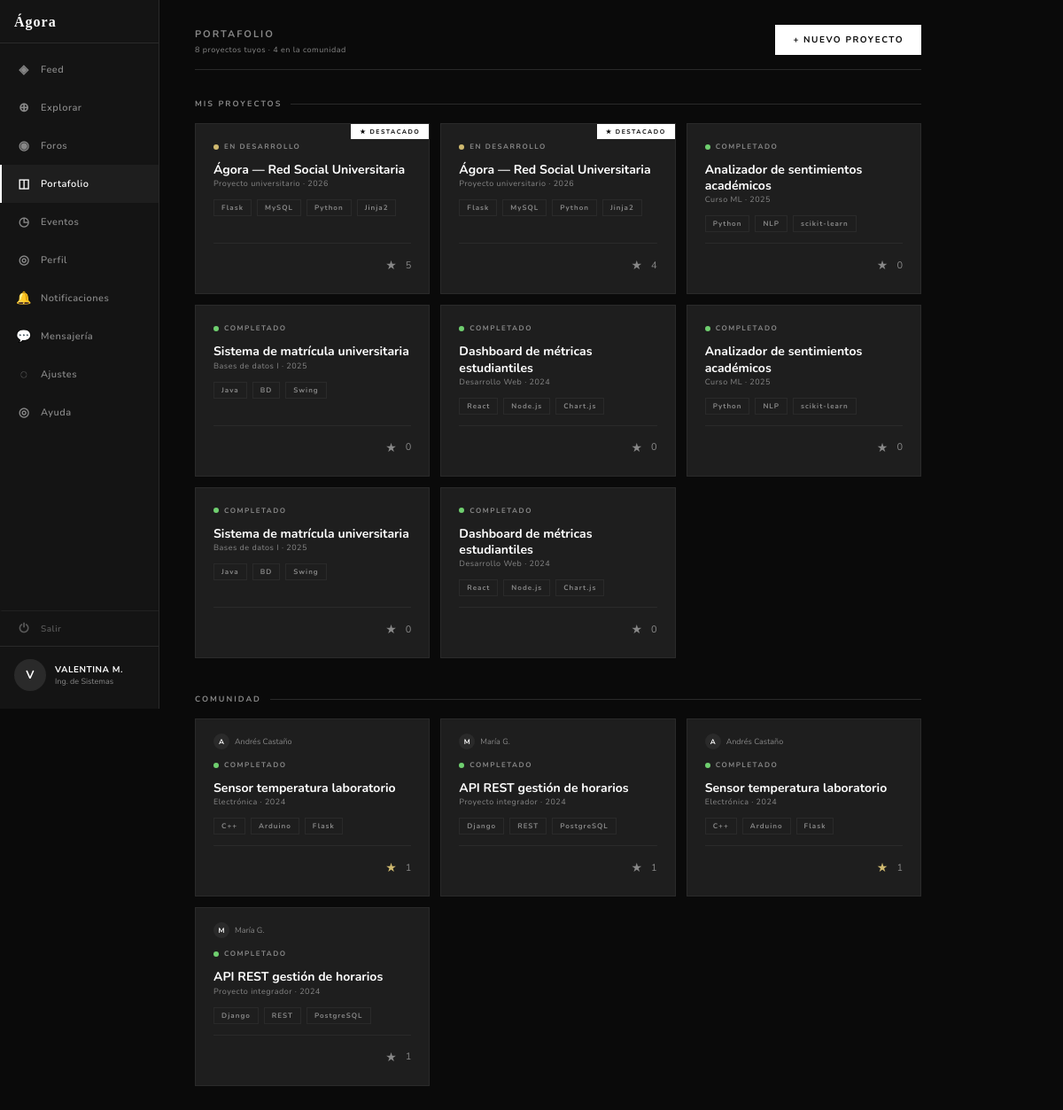
The app's page /portafolio (signed in) with its own data.
### tables this page shows
CREATE TABLE usuarios (
    id           INTEGER PRIMARY KEY AUTOINCREMENT,
    nombre       TEXT    NOT NULL,
    correo       TEXT    NOT NULL UNIQUE,
    password     TEXT    NOT NULL,
    carrera      TEXT,
    universidad  TEXT,
    semestre     INTEGER,
    bio          TEXT,
    avatar_url   TEXT,
    rol          TEXT    NOT NULL DEFAULT 'estudiante',
                         -- 'estudiante' | 'moderador' | 'admin'
    verificado   INTEGER NOT NULL DEFAULT 0,   -- 1 = verificado
    activo       INTEGER NOT NULL DEFAULT 1,   -- 0 = suspendido/baneado
    creado_en    DATETIME DEFAULT CURRENT_TIMESTAMP
);

CREATE TABLE proyectos (
    id           INTEGER PRIMARY KEY AUTOINCREMENT,
    autor_id     INTEGER NOT NULL REFERENCES usuarios(id) ON DELETE CASCADE,
    titulo       TEXT    NOT NULL,
    descripcion  TEXT,
    tecnologias  TEXT,   -- JSON: ["Python","Flask","MySQL"]
    materia      TEXT,   -- Ej: "Bases de Datos I · 2025"
    estado       TEXT    NOT NULL DEFAULT 'en_desarrollo',
                         -- 'en_desarrollo' | 'completado' | 'pausado'
    fecha_inicio DATE,
    fecha_fin    DATE,
    imagen_url   TEXT,
    repo_url     TEXT,
    demo_url     TEXT,
    destacado    INTEGER NOT NULL DEFAULT 0,   -- 1 = destacado en perfil
    creado_en    DATETIME DEFAULT CURRENT_TIMESTAMP
);

### app.py (the view)
@app.route('/portafolio')
@login_required
def portafolio():
    user_id = session['user_id']
    conn    = get_db()
    cur     = conn.cursor()
    cur.execute("""
        SELECT p.*,
               (SELECT COUNT(*) FROM aplausos_proyecto a WHERE a.proyecto_id = p.id) AS total_aplausos,
               (SELECT 1 FROM aplausos_proyecto a WHERE a.proyecto_id = p.id AND a.usuario_id = ?) AS yo_aplaudí
        FROM proyectos p
        WHERE p.autor_id = ?
        ORDER BY p.destacado DESC, p.creado_en DESC
    """, (user_id, user_id))
    mis = []
    for f in cur.fetchall():
        d = dict(f); d['tecnologias_lista'] = _parse_techs(d.get('tecnologias')); mis.append(d)
    cur.execute("""
        SELECT p.*, u.nombre AS autor_nombre,
               (SELECT COUNT(*) FROM aplausos_proyecto a WHERE a.proyecto_id = p.id) AS total_aplausos,
               (SELECT 1 FROM aplausos_proyecto a WHERE a.proyecto_id = p.id AND a.usuario_id = ?) AS yo_aplaudí
        FROM proyectos p JOIN usuarios u ON u.id = p.autor_id
        WHERE p.autor_id != ?
        ORDER BY total_aplausos DESC, p.creado_en DESC
        LIMIT 20
    """, (user_id, user_id))
    todos = []
    for f in cur.fetchall():
        d = dict(f); d['tecnologias_lista'] = _parse_techs(d.get('tecnologias')); todos.append(d)
    conn.close()
    return render_template('portafolio/lista.html', mis_proyectos=mis, todos_proyectos=todos)

### app.py (called while the page is built)
def get_db():
    conn = sqlite3.connect(DB)
    conn.row_factory = sqlite3.Row
    return conn

def login_required(f):
    from functools import wraps
    @wraps(f)
    def decorated(*args, **kwargs):
        if not session.get('user_id'):
            return redirect(url_for('login'))
        return f(*args, **kwargs)
    return decorated

def _parse_techs(texto):
    if not texto:
        return []
    texto = texto.strip()
    if texto.startswith('['):
        try:
            return json.loads(texto)
        except Exception:
            pass
    return [t.strip() for t in texto.split(',') if t.strip()]

### templates/portafolio/lista.html (shortened to what this page needs)
{% extends "compartidos/base.html" %}
{% block content %}
<div class="port-layout">
  {% set pagina_activa = 'portafolio' %}
  {% include 'compartidos/sidebar.html' %}
  <main class="port-main">
    <div class="port-header">
      <div>
        <div class="port-titulo">Portafolio</div>
        <div class="port-sub">{{ mis_proyectos|length }} proyecto{{ 's' if mis_proyectos|length != 1 else '' }} tuyos · {{ todos_proyectos|length }} en la comunidad</div>
      </div>
      <button class="btn-primary"
              onclick="document.getElementById('modal-nuevo-proy').classList.add('visible')">
        + Nuevo proyecto
      </button>
    </div>
    {% if mis_proyectos %}
      <div class="seccion-label">Mis proyectos</div>
      <div class="proyectos-grid">
        {% for p in mis_proyectos %}
        <div class="proy-card">
          {% if p.destacado %}
            <span class="proy-destacado-badge">★ Destacado</span>
          {% endif %}
          <div class="proy-estado">
            <span class="proy-estado-dot {{ p.estado }}"></span>
            {{ p.estado | replace('_', ' ') | capitalize }}
          </div>
          <div>
            <div class="proy-titulo">{{ p.titulo }}</div>
            {% if p.materia %}
              <div class="proy-materia">{{ p.materia }}</div>
            {% endif %}
          </div>
          {% if p.tecnologias_lista %}
            <div class="proy-techs">
              {% for t in p.tecnologias_lista %}
                <span class="proy-tech">{{ t }}</span>
              {% endfor %}
            </div>
          {% endif %}
          <div class="proy-footer">
            <div class="proy-aplausos">
              <button class="aplauso-btn {% if p.yo_aplaudí %}activo{% endif %}"
                      onclick="aplaudir({{ p.id }}, this)"
                      title="Aplaudir proyecto">
                ★
              </button>
              <span id="aplausos-{{ p.id }}">{{ p.total_aplausos }}</span>
            </div>
          </div>
        </div>
        {% endfor %}
      </div>
    {% endif %}
    {% if todos_proyectos %}
      <div class="seccion-label" style="margin-top:40px;">Comunidad</div>
      <div class="proyectos-grid">
        {% for p in todos_proyectos %}
        <div class="proy-card">
          <div class="proy-autor">
            <div class="proy-autor-avatar">{{ p.autor_nombre[0].upper() }}</div>
            {{ p.autor_nombre }}
          </div>
          <div class="proy-estado">
            <span class="proy-estado-dot {{ p.estado }}"></span>
            {{ p.estado | replace('_', ' ') | capitalize }}
          </div>
          <div>
            <div class="proy-titulo">{{ p.titulo }}</div>
            {% if p.materia %}
              <div class="proy-materia">{{ p.materia }}</div>
            {% endif %}
          </div>
          {% if p.tecnologias_lista %}
            <div class="proy-techs">
              {% for t in p.tecnologias_lista %}
                <span class="proy-tech">{{ t }}</span>
              {% endfor %}
            </div>
          {% endif %}
          <div class="proy-footer">
            <div class="proy-aplausos">
              <button class="aplauso-btn {% if p.yo_aplaudí %}activo{% endif %}"
                      onclick="aplaudir({{ p.id }}, this)">★</button>
              <span id="aplausos-{{ p.id }}">{{ p.total_aplausos }}</span>
            </div>
          </div>
        </div>
        {% endfor %}
      </div>
    {% endif %}
  </main>
</div>
{% endblock %}

### templates/compartidos/sidebar.html (shortened to what this page needs)
<aside class="sidebar">
  <div class="sidebar-top">
    <div class="sidebar-logo">Ágora</div>
    <nav class="sidebar-nav">
      <a class="nav-item {% if pagina_activa == 'feed' %}active{% endif %}"
         href="{{ url_for('feed') }}">
        <span class="nav-icon">◈</span> Feed
      </a>
      <a class="nav-item {% if pagina_activa == 'explorar' %}active{% endif %}"
         href="{{ url_for('explorar') }}">
        <span class="nav-icon">⊕</span> Explorar
      </a>
      <a class="nav-item {% if pagina_activa == 'foros' %}active{% endif %}"
         href="{{ url_for('foros') }}">
        <span class="nav-icon">◉</span> Foros
      </a>
      <a class="nav-item {% if pagina_activa == 'portafolio' %}active{% endif %}"
         href="{{ url_for('portafolio') }}">
        <span class="nav-icon">◫</span> Portafolio
      </a>
      <a class="nav-item {% if pagina_activa == 'eventos' %}active{% endif %}"
         href="{{ url_for('eventos') }}">
        <span class="nav-icon">◷</span> Eventos
      </a>
      <a class="nav-item {% if pagina_activa == 'perfil' %}active{% endif %}"
         href="{{ url_for('perfil') }}">
        <span class="nav-icon">◎</span> Perfil
      </a>
      <a class="nav-item {% if pagina_activa == 'notificaciones' %}active{% endif %}"
         href="{{ url_for('notificaciones') }}"
         id="nav-notificaciones" style="position:relative;">
        <span class="nav-icon">🔔</span> Notificaciones
      </a>
      <a class="nav-item {% if pagina_activa == 'mensajes' %}active{% endif %}"
         href="{{ url_for('mensajes') }}"
         id="nav-mensajes" style="position:relative;">
        <span class="nav-icon">💬</span> Mensajería
      </a>
      <a class="nav-item {% if pagina_activa == 'ajustes' %}active{% endif %}"
         href="{{ url_for('ajustes') }}">
        <span class="nav-icon">◌</span> Ajustes
      </a>
      <a class="nav-item {% if pagina_activa == 'ayuda' %}active{% endif %}"
         href="{{ url_for('ayuda') }}">
        <span class="nav-icon">◎</span> Ayuda
      </a>
    </nav>
  </div>
  <div class="sidebar-bottom">
    <a class="sidebar-logout" href="{{ url_for('logout') }}"
       onclick="return confirm('¿Cerrar sesión?')">
      <span class="nav-icon">⏻</span> Salir
    </a>
      <div class="sidebar-user">
      <div class="user-avatar">{{ session.nombre[0].upper() }}</div>
      <div class="user-info">
        <div class="user-name">{{ session.nombre.upper() }}</div>
        <div class="user-carrera">{{ session.carrera }}</div>
      </div>
    </div>
  </div>
</aside>

### static/css/style.css (style rules this page uses)
:root { --fondo: #0A0A0A; --panel: #141414; --superficie: #1E1E1E; --borde: #2A2A2A; --texto: #FFFFFF; --texto-dim: #888888; --acento: #FFFFFF; --acento-txt: #0A0A0A; --fuente-body: 'Nunito', sans-serif; --fuente-display: Georgia, serif; }
*, *::before, *::after { box-sizing: border-box; margin: 0; padding: 0; }
body { font-family: var(--fuente-body); background: var(--fondo); color: var(--texto); min-height: 100vh; }
a { text-decoration: none; color: inherit; }
.btn-primary { display: inline-flex; align-items: center; justify-content: center; padding: 10px 20px; background: var(--acento); color: var(--acento-txt); font-family: var(--fuente-body); font-size: 10px; font-weight: 700; letter-spacing: 1.5px; text-transform: uppercase; border: none; border-radius: 0; cursor: pointer; transition: opacity 0.15s, transform 0.12s; text-decoration: none; }
.sidebar { width: 180px; min-width: 180px; height: 100vh; background: var(--panel); border-right: 1px solid var(--borde); display: flex; flex-direction: column; justify-content: space-between; padding: 16px 0 20px; position: sticky; top: 0; overflow-y: auto; flex-shrink: 0; }
.sidebar-top { display: flex; flex-direction: column; }
.sidebar-logo { font-family: var(--fuente-display); font-size: 16px; font-weight: bold; color: var(--texto); letter-spacing: 1px; padding: 0 16px 14px; border-bottom: 1px solid var(--borde); margin-bottom: 8px; }
.sidebar-nav { display: flex; flex-direction: column; }
.nav-item { display: flex; align-items: center; gap: 10px; padding: 12px 16px; font-size: 11px; font-weight: 600; letter-spacing: 0.5px; color: var(--texto-dim); cursor: pointer; transition: background 0.12s, color 0.12s; text-decoration: none; border-left: 2px solid transparent; }
.nav-item.active { background: var(--superficie); color: var(--texto); border-left-color: var(--texto); }
.nav-icon { font-size: 14px; width: 18px; text-align: center; flex-shrink: 0; }
.sidebar-bottom { display: flex; flex-direction: column; }
.sidebar-logout { display: flex; align-items: center; gap: 10px; padding: 10px 16px; font-size: 10px; font-weight: 600; letter-spacing: 0.5px; color: var(--texto-dim); text-decoration: none; border-top: 1px solid var(--borde); border-left: 2px solid transparent; transition: background 0.12s, color 0.12s; opacity: 0.6; }
.sidebar-user { padding: 14px 16px 0; border-top: 1px solid var(--borde); display: flex; align-items: center; gap: 10px; }
.user-avatar { width: 36px; height: 36px; border-radius: 50%; background: var(--borde); display: flex; align-items: center; justify-content: center; font-size: 13px; font-weight: 700; color: var(--texto); flex-shrink: 0; }
.user-info { min-width: 0; }
.user-name { font-size: 10px; font-weight: 700; color: var(--texto); letter-spacing: 0.5px; white-space: nowrap; overflow: hidden; text-overflow: ellipsis; }
.user-carrera { font-size: 9px; color: var(--texto-dim); white-space: nowrap; overflow: hidden; text-overflow: ellipsis; }

### records on screen
usuarios: carrera "Ing. de Sistemas"
proyectos: destacado "★ DESTACADO", estado "EN DESARROLLO", titulo "Ágora — Red Social Universitaria", materia "Proyecto universitario · 2026", tecnologias_lista "Flask" "MySQL" "Python" "Jinja2", total_aplausos "5"
proyectos: destacado "★ DESTACADO", estado "EN DESARROLLO", titulo "Ágora — Red Social Universitaria", materia "Proyecto universitario · 2026", tecnologias_lista "Flask" "MySQL" "Python" "Jinja2", total_aplausos "4"
proyectos: estado "COMPLETADO", titulo "Analizador de sentimientos académicos", materia "Curso ML · 2025", tecnologias_lista "Python" "NLP" "scikit-learn", total_aplausos "0"
proyectos: estado "COMPLETADO", titulo "Sistema de matrícula universitaria", materia "Bases de datos I · 2025", tecnologias_lista "Java" "BD" "Swing", total_aplausos "0"
proyectos: estado "COMPLETADO", titulo "Dashboard de métricas estudiantiles", materia "Desarrollo Web · 2024", tecnologias_lista "React" "Node.js" "Chart.js", total_aplausos "0"
proyectos: estado "COMPLETADO", titulo "Analizador de sentimientos académicos", materia "Curso ML · 2025", tecnologias_lista "Python" "NLP" "scikit-learn", total_aplausos "0"
proyectos: estado "COMPLETADO", titulo "Sistema de matrícula universitaria", materia "Bases de datos I · 2025", tecnologias_lista "Java" "BD" "Swing", total_aplausos "0"
proyectos: estado "COMPLETADO", titulo "Dashboard de métricas estudiantiles", materia "Desarrollo Web · 2024", tecnologias_lista "React" "Node.js" "Chart.js", total_aplausos "0"
proyectos: nombre "A", autor_nombre "Andrés Castaño", estado "COMPLETADO", titulo "Sensor temperatura laboratorio", materia "Electrónica · 2024", tecnologias_lista "C++" "Arduino" "Flask", total_aplausos "1"
proyectos: nombre "M", autor_nombre "María G.", estado "COMPLETADO", titulo "API REST gestión de horarios", materia "Proyecto integrador · 2024", tecnologias_lista "Django" "REST" "PostgreSQL", total_aplausos "1"
proyectos: nombre "A", autor_nombre "Andrés Castaño", estado "COMPLETADO", titulo "Sensor temperatura laboratorio", materia "Electrónica · 2024", tecnologias_lista "C++" "Arduino" "Flask", total_aplausos "1"
proyectos: nombre "M", autor_nombre "María G.", estado "COMPLETADO", titulo "API REST gestión de horarios", materia "Proyecto integrador · 2024", tecnologias_lista "Django" "REST" "PostgreSQL", total_aplausos "1"

### other values on screen
{{ session.nombre[0].upper() }} "V"
{{ session.nombre.upper() }} "VALENTINA M."
{{ mis_proyectos|length }} "8"
{{ 's' if mis_proyectos|length != 1 else '' }} "s"
{{ todos_proyectos|length }} "4"
